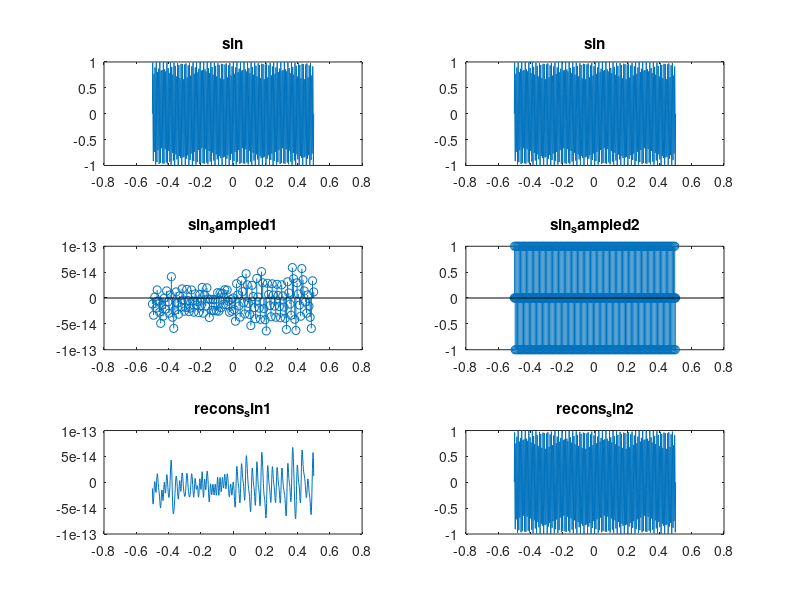

MATLAB code for this plot:
t = -0.5:0.002:0.5

freq = 40+100-4
sin1= sin(2*freq*pi*t) 


% orginal waves
subplot(3,2,1), plot(t,sin1)
title('sin')

subplot(3,2,2), plot(t,sin1)
title('sin')


% samples waves

t_sampled1 = -0.5:1/freq:0.5  % will show alaising

sin_sampled1 = sin(2*freq*pi*t_sampled1) 


subplot(3,2,3), stem(t_sampled1,sin_sampled1)
title('sin_sampled1')

newf = 4*freq
t_sampled2 = -0.5:1/newf:0.5  % will  not show alaising

sin_sampled2 = sin(2*freq*pi*t_sampled2) 

subplot(3,2,4), stem(t_sampled2,sin_sampled2)
title('sin_sampled2')

% reconstruction and aliasing


recons_sin1 = spline(t_sampled1,sin_sampled1, t) % sampled_x, sampled_y, required_x_axis
subplot(3,2,5), plot(t,recons_sin1)
title('recons_sin1')

recons_sin2 = spline(t_sampled2,sin_sampled2, t) % sampled_x, sampled_y, required_x_axis
subplot(3,2,6), plot(t,recons_sin2)
title('recons_sin2')
